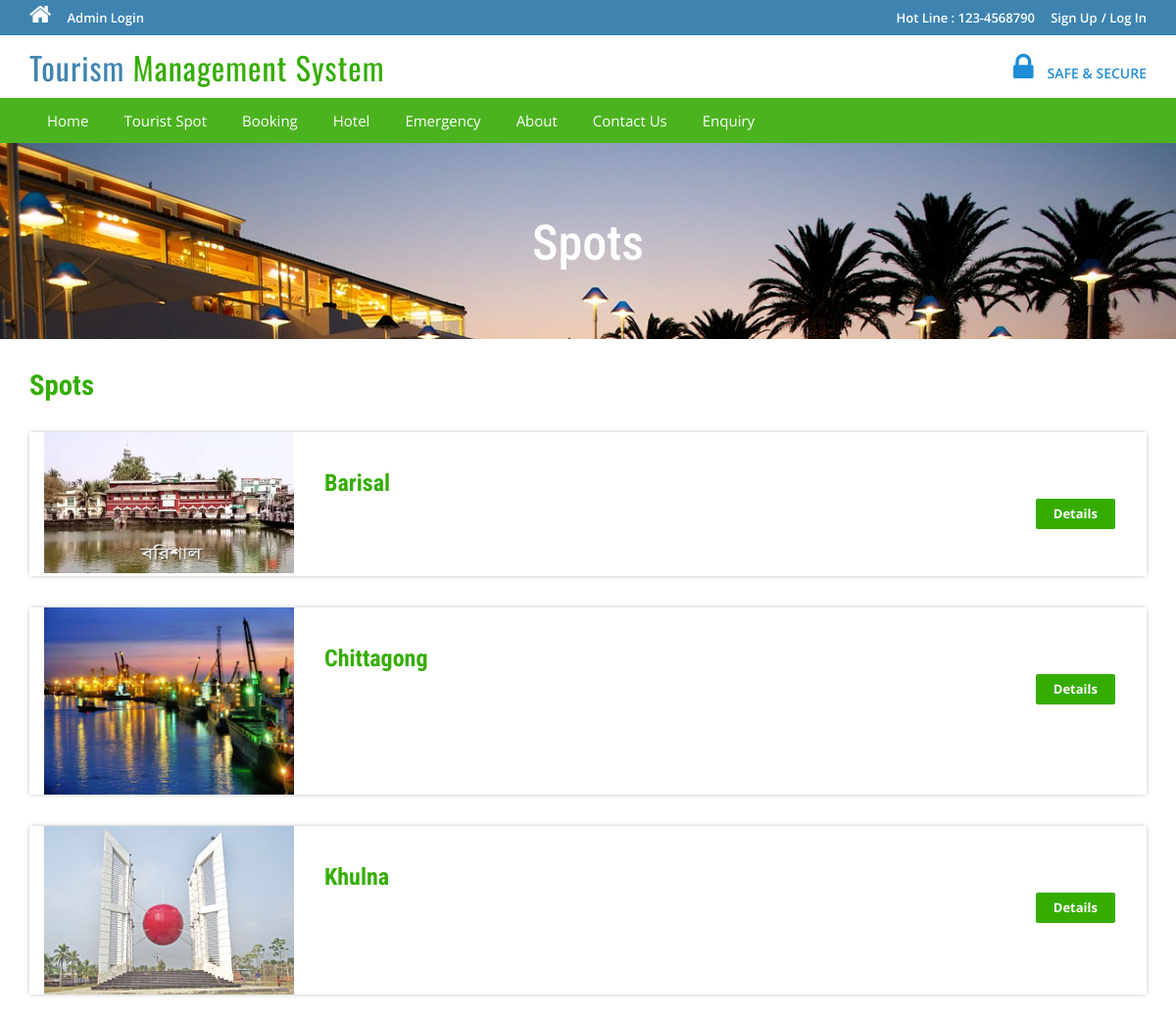
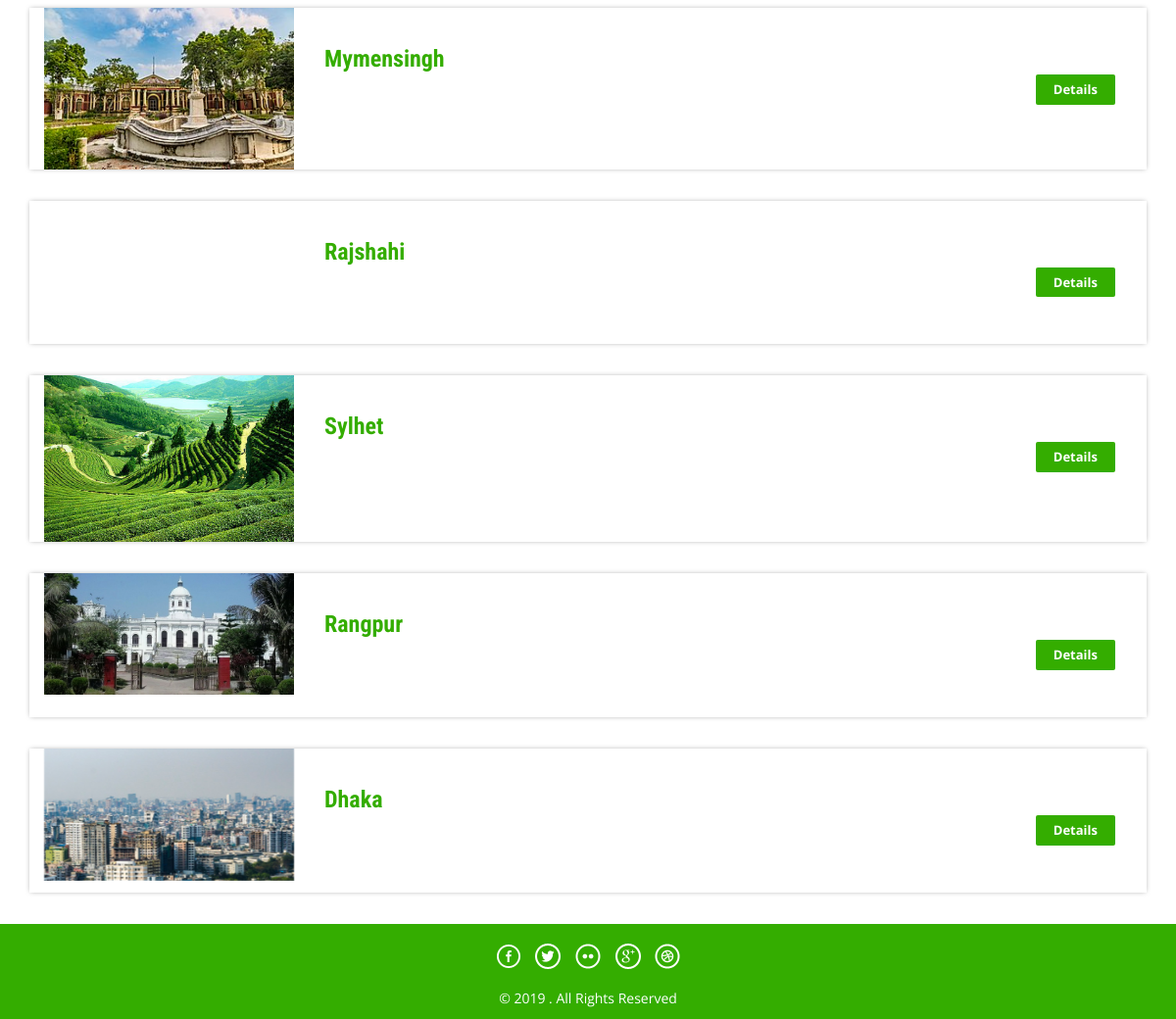
The app's page /spot-location.php with its own data (2 pictures, top to bottom).
### tables this page shows
CREATE TABLE `spots` (
  `SpotId` int(11) NOT NULL,
  `SpotLocation` varchar(100) DEFAULT NULL,
  `image` text
);

### spot-location.php (the view, shortened to what this page needs)
<?php
include('includes/config.php');
?>
<!DOCTYPE HTML>
<html>
<head>
<link href="css/bootstrap.css" rel='stylesheet' type='text/css' />
<link href="css/style.css" rel='stylesheet' type='text/css' />
<link href="css/font-awesome.css" rel="stylesheet">
<link href="css/animate.css" rel="stylesheet" type="text/css" media="all">
</head>
<body>
<?php include('includes/header.php');?>
<div class="banner-3">
	<div class="container">
		<h1 class="wow zoomIn animated animated" data-wow-delay=".5s" style="visibility: visible; animation-delay: 0.5s; animation-name: zoomIn;">Spots</h1>
	</div>
</div>
<div class="rooms">
	<div class="container">
		<div class="room-bottom">
			<h3>Spots</h3>
<?php $sql = "SELECT * from spots";
$query = $dbh->prepare($sql);
$query->execute();
$results=$query->fetchAll(PDO::FETCH_OBJ);
if($query->rowCount() > 0)
{
foreach($results as $result)
{	?>
			<div class="rom-btm">
				<div class="col-md-3 room-left wow fadeInLeft animated" data-wow-delay=".5s">
					<img src="admin/pacakgeimages/<?php echo htmlentities($result->image);?>" class="img-responsive" alt="">
				</div>
				<div class="col-md-6 room-midle wow fadeInUp animated" data-wow-delay=".5s">
					<br><h4><?php echo htmlentities($result->SpotLocation);?></h4>
				</div>
				<div class="col-md-3 room-right wow fadeInRight animated" data-wow-delay=".5s">
					<a href="spot-details.php?pkgid=<?php echo htmlentities($result->SpotId);?>" class="view">Details</a>
				</div>
				<div class="clearfix"></div>
			</div>
<?php }} ?>
		</div>
	</div>
</div>
<?php include('includes/footer.php');?>
</body>
</html>

### css/style.css (style rules this page uses)
html, body { font-size: 100%; background: #fff; font-family: 'Open Sans', sans-serif; }
body a,.grid_1,plan_1,plan_1.one,plan_1.two,i.icon1, i.icon2, i.icon3, i.icon4, i.icon5, i.icon6 { transition:0.5s all; -webkit-transition:0.5s all; -moz-transition:0.5s all; -o-transition:0.5s all; -ms-transition:0.5s all; }
h1,h2,h3,h4,h5,h6 { margin:0; font-family: 'Roboto Condensed', sans-serif; }
a.view { padding: 6px 18px; font-weight: 700; color: #fff; background-color: #34ad00; border: 0; font-size: 13px; border-radius: 2px; -webkit-transition: all .2s; -moz-transition: all .2s; transition: all .2s; margin-top: 20px; display: inline-block; }
.banner-3 { background: url(../images/6.jpg)no-repeat; background-size: cover; -webkit-background-size: cover; -o-background-size: cover; -ms-background-size: cover; -moz-background-size: cover; min-height:200px; }
.banner-3 h1 { font-size: 50px; margin-bottom: 40px; padding: 1.5em 0 0; text-align: center; color: #fff; }
.rom-btm { margin-top: 2em; box-shadow: 0px 0px 5px -1px rgba(0, 0, 0, 0.37); }
.room-bottom h3 { font-size: 1.8em; font-weight: 700; color: #34ad00; }
.room-bottom { padding: 2em 0; }
.rom-btm h4 { font-size: 1.5em; font-weight: 700; color: #34ad00; }
.room-right { text-align: right; padding: 3em 2em; }
.room-midle { padding: 1em; }

### records on screen
spots: image (picture), SpotLocation "Barisal"
spots: image (picture), SpotLocation "Chittagong"
spots: image (picture), SpotLocation "Khulna"
spots: image (picture), SpotLocation "Mymensingh"
spots: SpotLocation "Rajshahi"
spots: image (picture), SpotLocation "Sylhet"
spots: image (picture), SpotLocation "Rangpur"
spots: image (picture), SpotLocation "Dhaka"
